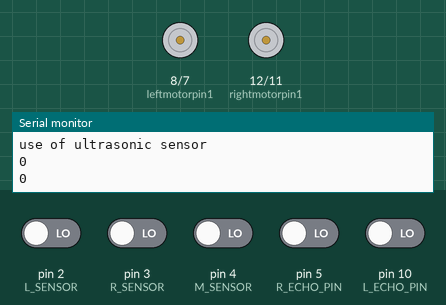
This sketch was run on a simulated Arduino Uno, built with avr-gcc and run on an emulated ATmega328P. On the bench: motor-driver pin pairs drawn as motors (green arrow = first pin HIGH = forward, orange = second pin HIGH = backward, longer = more drive), the last lines printed to the serial monitor. The inputs (shaded band) are chosen by the test bench; at power-on: pin 2 (L_SENSOR), pin 3 (R_SENSOR), pin 4 (M_SENSOR), pin 5 (R_ECHO_PIN), pin 10 (L_ECHO_PIN) LOW.

Above: at 1.2 s.
1.3 s: pin 2 (L_SENSOR) driven HIGH
At 3.2 s:
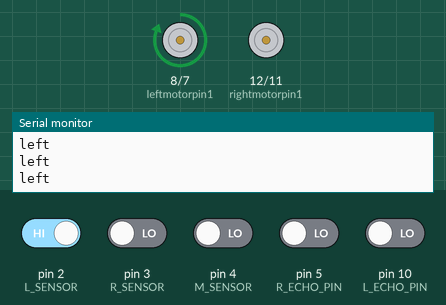
3.6 s: pin 2 (L_SENSOR) driven LOW
At 6.1 s:
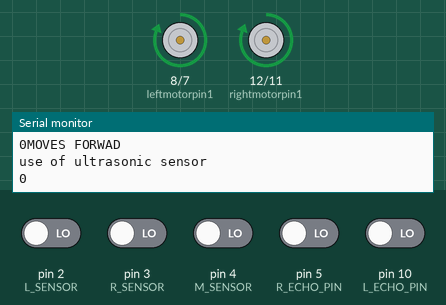
7.2 s: pin 3 (R_SENSOR) driven HIGH
At 8.9 s:
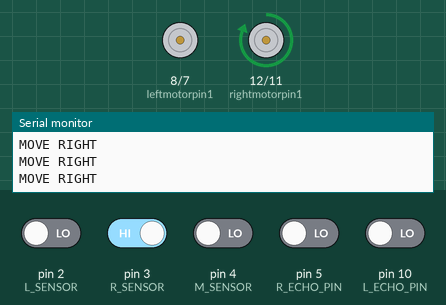
9.3 s: pin 3 (R_SENSOR) driven LOW
At 11.8 s:
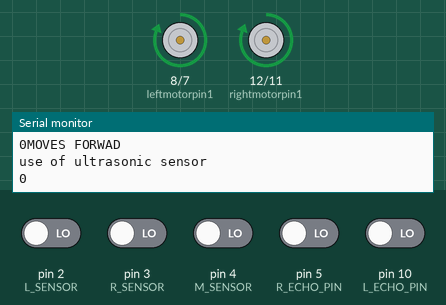
Timing chart, 0 to 13.3 s (numbered marks = the images above; inputs shaded):
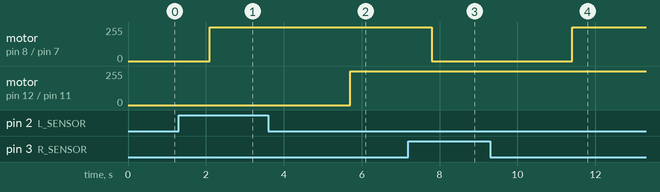

Measured:
- after the input at 1.3 s, motor on pin 12 (rightmotorpin1) / pin 11 (rightmotorpin2): stays stopped (without the input it goes to forward 255/255 after 0.80 s)
- after the input at 3.6 s, motor on pin 12 (rightmotorpin1) / pin 11 (rightmotorpin2): stopped → forward 255/255 after 2.1 s
- after the input at 7.2 s, motor on pin 8 (leftmotorpin1) / pin 7 (leftmotorpin2): forward 255/255 → stopped after 0.61 s
- after the input at 9.3 s, motor on pin 8 (leftmotorpin1) / pin 7 (leftmotorpin2): stopped → forward 255/255 after 2.1 s

The sketch:

uscode_bot.ino
```cpp
// ultra sonic
#define L_TRIGGER_PIN 9
#define L_ECHO_PIN 10
#define R_TRIGGER_PIN 6
#define R_ECHO_PIN 5

//sensor
#define R_SENSOR 3
#define M_SENSOR 4
#define L_SENSOR 2

//motor
#define rightmotorpin1 12
#define leftmotorpin1 8
#define rightmotorpin2 11
#define leftmotorpin2 7

int leftsensorstate;
int midsensorstate;
int rightsensorstate;
int result;


long duration , distance, duration2, distance2;

void setup() {

  pinMode(L_TRIGGER_PIN, OUTPUT);         // set trig pin as output
  pinMode(L_ECHO_PIN, INPUT);             //set echo pin as input to capture reflected waves
  pinMode(R_TRIGGER_PIN, OUTPUT);
  pinMode(R_ECHO_PIN, INPUT);

  pinMode(R_SENSOR, INPUT);
  pinMode(M_SENSOR, INPUT);
  pinMode(L_SENSOR, INPUT);
  pinMode(rightmotorpin1, OUTPUT);
  pinMode(rightmotorpin2, OUTPUT);
  pinMode(leftmotorpin1, OUTPUT);
  pinMode(leftmotorpin2, OUTPUT);

  Serial.begin(9600);
}

void loop() {
  leftsensorstate = digitalRead(L_SENSOR);
  midsensorstate = digitalRead(M_SENSOR);
  rightsensorstate = digitalRead(R_SENSOR);


  result = (leftsensorstate<<2|midsensorstate<<1|rightsensorstate<<0);

   //ultra sensor
  if(result == 0b000){//0b for binary
    ultra();

  }
   //ir sensor
  else{
    irs();
  }
}

//ultrasonic
void ultra(){
  Serial.println("use of ultrasonic sensor");
  // INPUT DISTANCE
  //FOR LEFT ULTRA SENSOR
  digitalWrite(L_TRIGGER_PIN, LOW);
  delayMicroseconds(2);//if default is high then to make it low
  digitalWrite(L_TRIGGER_PIN, HIGH);
  Serial.println(distance);
  delayMicroseconds(10);
  duration = pulseIn(L_ECHO_PIN, HIGH); // receive reflected waves
  distance = duration / 58.2;   // convert to distance
  delay(50);

  //FOR RIGHT ULTRA SENSOR
  digitalWrite(R_TRIGGER_PIN, LOW);
  delayMicroseconds(2);//if default is high then to make it low
  digitalWrite(R_TRIGGER_PIN, HIGH);
  Serial.print(distance2);
  delayMicroseconds(10);
  duration2 = pulseIn(R_ECHO_PIN, HIGH); // receive reflected waves
  distance2 = duration2 / 58.2;   // convert to distance
  delay(50);

  //DISTANCE CHECK
  if(distance<15 && distance2<15){
    forward();
  }
  else if(distance<15 && distance2>15){
    right();
  }
  else if(distance>15 && distance2<15){
    left();
  }
  else{
    loop();
  }

}

//ir sensor
void irs(){
  if(result == 0b010){
    forward();
    Serial.println("black");
  }
  else if(result== 0b011 || result == 0b001){
    right();
  }
  else if(result == 0b110 || result == 0b100){
    left();
  }
}


void left(){
    digitalWrite(leftmotorpin1, HIGH);
    digitalWrite(leftmotorpin2, LOW);
    digitalWrite(rightmotorpin1, LOW);
    digitalWrite(rightmotorpin2, LOW);
Serial.println("left");
    delay(50); // DELAY CAN BE IGNORED
}


void right(){
  digitalWrite(leftmotorpin1, LOW);
    digitalWrite(leftmotorpin2, LOW);
    digitalWrite(rightmotorpin1, HIGH);
    digitalWrite(rightmotorpin2, LOW);
    Serial.println("MOVE RIGHT");
    delay(50);
}


void forward(){

    digitalWrite(leftmotorpin1, HIGH);
    digitalWrite(leftmotorpin2, LOW);
    digitalWrite(rightmotorpin1, HIGH);
    digitalWrite(rightmotorpin2, LOW);
Serial.println("MOVES FORWAD");
}

void stopr(){

    digitalWrite(leftmotorpin1, LOW);
    digitalWrite(leftmotorpin2, LOW);
    digitalWrite(rightmotorpin1, LOW);
    digitalWrite(rightmotorpin2, LOW);
Serial.println("stop my bot");
}
```
